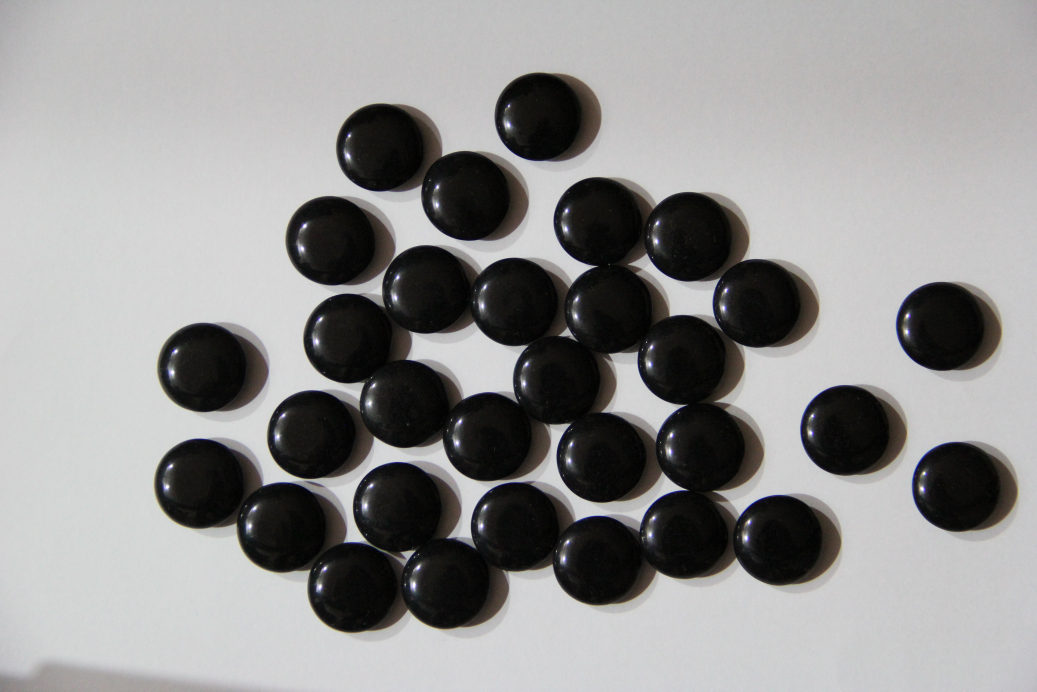
//> input picture CS2901701 Multimedia Laboratory/OpenCV5_Erosion&Dilation/src.jpg, 5184 x 3456 px (shown at 1/5 size)
$ ./fail   (built with g++ and OpenCV 4)
//> lines starting //> are read from the running program, lines starting //| are printed output that depends on the picture; after the words box and inside, x2 and y2 are one past the last pixel; in counts of white or black regions, pixels touching at a corner belong together
#include<opencv2/opencv.hpp>
#include<iostream>

using namespace cv;
using namespace std;

// Manually implement erode function
void erodeImg(InputArray src, OutputArray dst, InputArray element)
{
	Mat srcM = src.getMat();
	Mat elementM = element.getMat();
	Mat dstM;
	dst.copyTo(dstM);

	for (int i = 0; i < srcM.rows; i++)
	{
		for (int j = 0; j < srcM.cols; j++)
		{
			int total = 255; //erode
			for (int k = -elementM.rows / 2; k <= elementM.rows / 2; k++)
			{
				for (int l = -elementM.cols / 2; l <= elementM.cols / 2; l++)
				{
					if (i + k >= 0 && j + l >= 0 && i + k < srcM.rows && j + l < srcM.cols)
					{
						//erode
						if ((int)srcM.at<uchar>(i + k, j + l) != 255)
						{
							total = 0;
						}
					}
				}
			}
			dstM.at<uchar>(i, j) = total;
		}
	}
	dstM.copyTo(dst);
}

void dilateM(InputArray src, OutputArray dst, InputArray element)
{
	Mat srcM = src.getMat();
	Mat elementM = element.getMat();
	Mat dstM;
	dst.copyTo(dstM);

	for (int i = 0; i < srcM.rows; i++)
	{
		for (int j = 0; j < srcM.cols; j++)
		{
			int total = 0;
			for (int k = -elementM.rows / 2; k <= elementM.rows / 2; k++)
			{
				for (int l = -elementM.cols / 2; l <= elementM.cols / 2; l++)
				{
					if (i + k >= 0 && j + l >= 0 && i + k < srcM.rows && j + l < srcM.cols)
					{
						if ((int)srcM.at<uchar>(i + k, j + l) != 0)
						{
							total = 255;
						}
					}
				}
			}
			dstM.at<uchar>(i, j) = total;
		}
	}
	dstM.copyTo(dst);
}


int main(void)
{
	// read the sample image as grayscale image
	Mat src = imread("src.jpg", cv::IMREAD_GRAYSCALE);
//> src: 3456 rows x 5184 cols, CV_8UC1; min 0, max 255, mean 145.1

	// scale down the size of the given image to see full image
	Mat resizeSrc;
	resize(src, resizeSrc, Size(src.cols / 5, src.rows / 5));
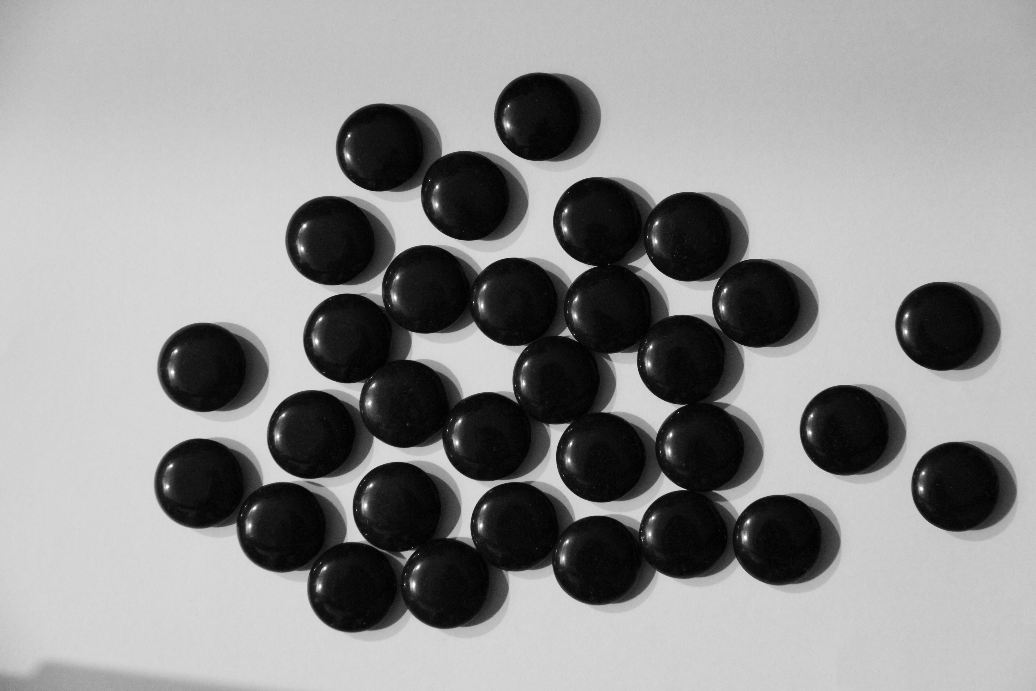
//> resizeSrc: 691 rows x 1036 cols, CV_8UC1; min 0, max 255, mean 145

	// create a threshold for turning black & white only
	Mat thresh;
	threshold(resizeSrc, thresh, 100, 255, THRESH_BINARY);
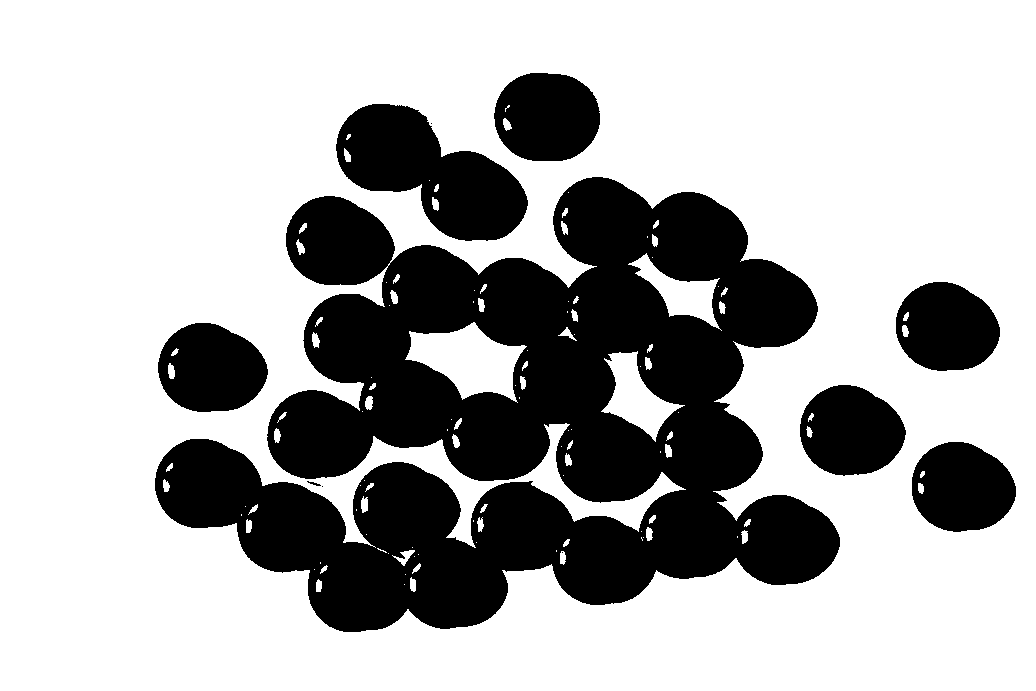
//> thresh: 691 rows x 1036 cols, CV_8UC1; 69.4% white; 11 black regions (3 under 20 px), largest, box (x1, y1, x2, y2) and area: (155, 177, 840, 632) 168306, (336, 104, 528, 241) 14465, (494, 73, 600, 161) 7504

	// break thin edge/noise and leave main texture
	Mat opening;
	//opening.create(thresh.size(), thresh.type());
	Mat openKernel = getStructuringElement(MORPH_RECT, Size(2, 2));
//> (the run ends here: the program crashes, at `for (int i = 0; i < srcM.rows; i++)`)
